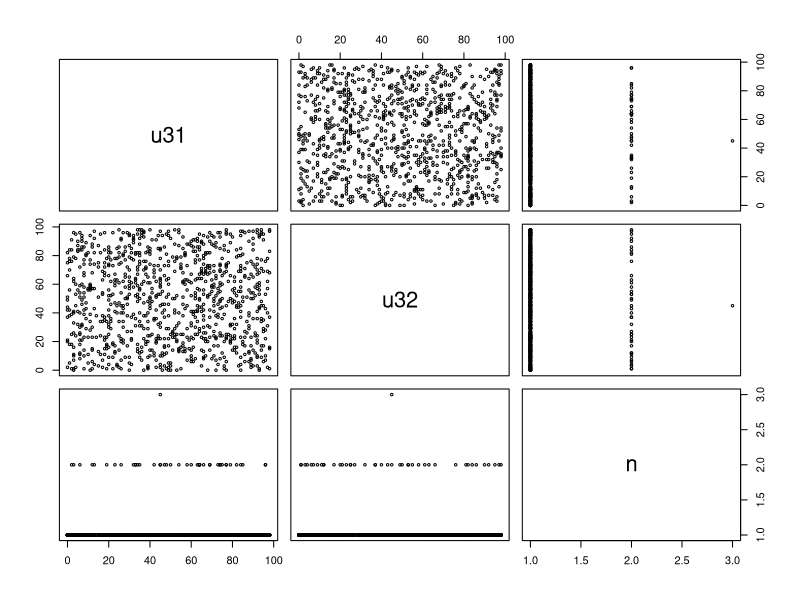

Source code (R):
library(data.table)
library(dplyr)
library(ggplot2)

msize<-100
n<-1000
zerodiag<-TRUE

two_columns<-data.table('u31'=rep(-1,n),'u32'=rep(-1,n))


for (i in 1:n) {
  matr<-matrix(runif(msize**2),nrow=msize)
  matr<-matr+t(matr)
  if(zerodiag) {diag(matr)<-0}
  two_columns[i,1]<-msize-rank(matr[,1])[3]
  two_columns[i,2]<-msize-rank(matr[,2])[3]
}

#toplot<-two_columns[, .(count=.N), by=.(u31, u32)]
two_columns<-two_columns %>% count (u31,u32)
plot(two_columns,cex=.5)
tst<-cor.test(two_columns[[1]],two_columns[[2]],method="kendall")
print(tst)
